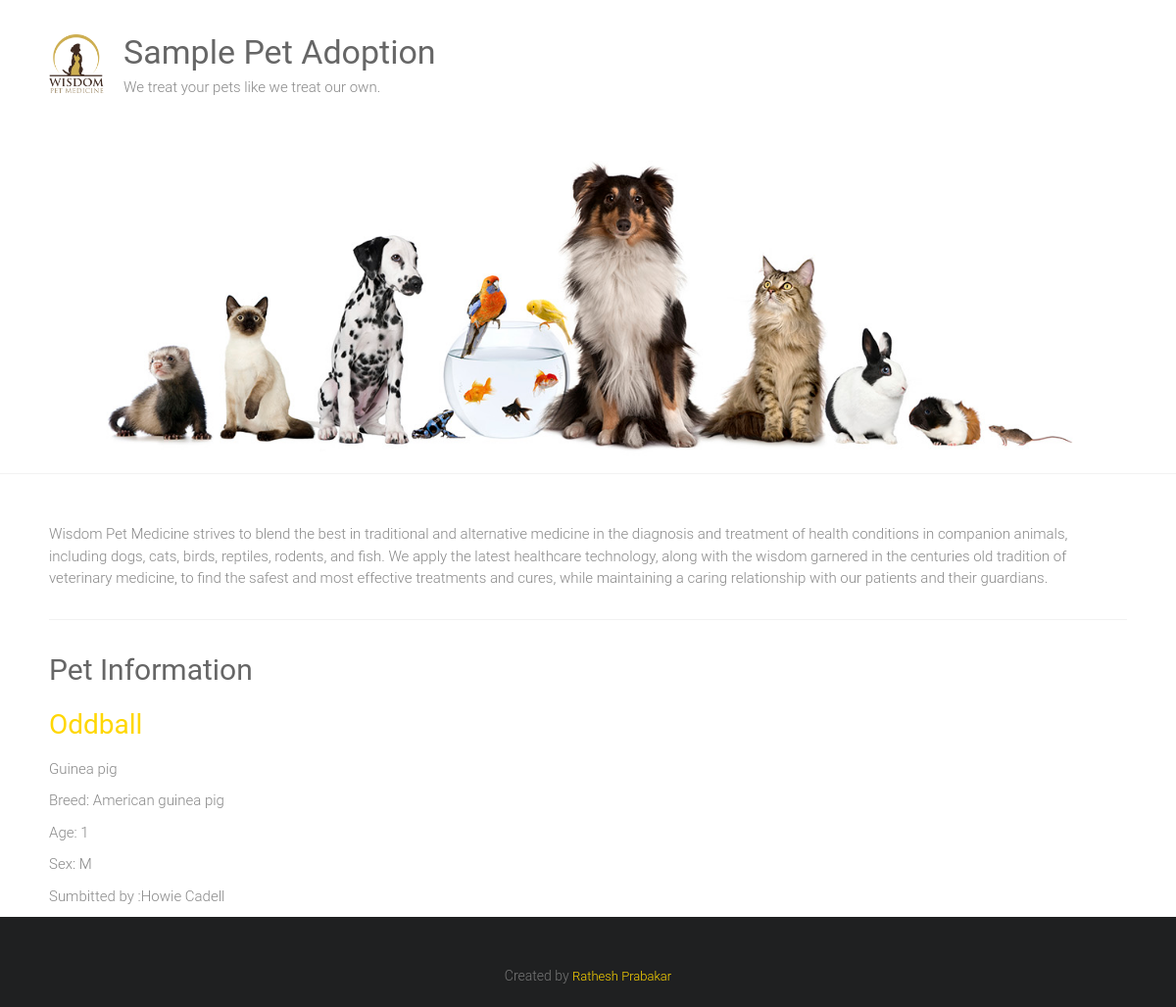
Page /adoption/4/ on the committed database.
### adoption/models.py (models this page shows)
class pet(models.Model):
	SEX_CHOICES = [('M','Male'),('F','Female')]
	name= models.CharField(max_length=100)
	submitter=models.CharField(max_length=100)
	species=models.CharField(max_length=30)
	submission_date=models.DateTimeField()
	description=models.TextField()
	breed=models.CharField(max_length=30, blank=True)
	sex=models.CharField(max_length=1,choices=SEX_CHOICES,blank=True)
	age=models.IntegerField(null=True)
	vaccination=models.ManyToManyField('Vaccine', blank=True)

### adoption/views.py (the view)
# urls.py: path('adoption/<int:pet_id>/',views.pet_details,name='details'),
def pet_details(request,pet_id):
     try:
        Pet=pet.objects.get(id=pet_id)
     except pet.DoesNotExist:
        raise Http404("Oops, Page Not found")
     return render(request,'pet_detail.html',{'Pet':Pet})

### adoption/templates/pet_detail.html (shortened to what this page needs)
{% extends "base.html" %}
{% block content %}
<div>
			<h1>Pet Information</h1>
			<h2 style="color: gold">{{ Pet.name }}</h2>
			<p>{{ Pet.species }}</p>
			{% if Pet.breed %}
				<p>Breed: {{Pet.breed}}</p>
			{% endif %}
			{% if Pet.age %}
				<p>Age: {{Pet.age}}</p>
			{% endif %}
			{% if Pet.sex %}
				<p>Sex: {{Pet.sex}}</p>
			{% endif %}
			<p>Sumbitted by :{{Pet.submitter}}</p>
</div>
{% endblock %}

### static/style.css (style rules this page uses)
html, body, div, span, applet, object, iframe, h1, h2, h3, h4, h5, h6, p, blockquote, pre, a, abbr, acronym, address, big, cite, code, del, dfn, em, font, ins, kbd, q, s, samp, small, strike, strong, sub, sup, tt, var, dl, dt, dd, ol, ul, li, fieldset, form, label, legend, table, caption, tbody, tfoot, thead, tr, th, td { border: 0; font: inherit; font-size: 100%; font-style: inherit; font-weight: inherit; margin: 0; outline: 0; padding: 0; vertical-align: baseline; }
html { overflow-y: scroll; -webkit-text-size-adjust: 100%; -ms-text-size-adjust: 100%; }
h1, h2, h3, h4, h5, h6 { color: #666666; line-height: 1.4; padding-bottom: 15px; font-weight: normal; }
h1 { font-size: 30px; }
h2 { font-size: 28px; }
body, button, input, select, textarea { color: #888888; font-size: 15px; line-height: 1.5; font-family: 'Roboto', sans-serif; font-weight: 300; }
p { color: #888888; font-size: 15px; line-height: 1.5; margin-bottom: 15px; font-weight: 300; }
body { background: #f2f2f2; }
body { padding-top: 30px; padding-bottom: 30px; }
body.wide { padding-top: 0; padding-bottom: 0; }
.single-page p { margin-bottom: 10px; }

### rows in the picture
pet: name "Oddball", species "Guinea pig", breed "American guinea pig", age "1", sex "M", submitter "Howie Cadell"
